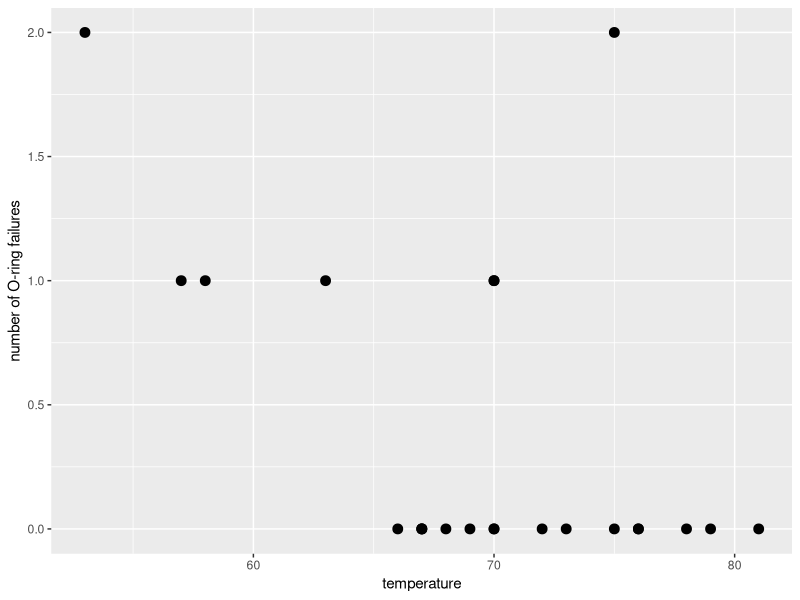

Reproduce this figure in R.
# O-ring failure
library(ggplot2)
nfailures <- c(0, 1, 0, 0, 0, 0, 0, 0, 1, 1, 1, 0, 0, 2, 0, 0, 0, 0, 0, 0, 2, 0, 1)
temperature <- c(66, 70, 69, 68, 67, 72, 73, 70, 57, 63, 70, 78, 67, 53, 67, 75, 70, 81, 76, 79, 75, 76, 58)

df <- data.frame(failures = nfailures, temperature = temperature)
ggplot(df) + 
  geom_point(aes(x = temperature, y = failures), size = 3) +
  scale_y_continuous(name = "number of O-ring failures") 
  

failure <- as.numeric(nfailures > 0)
model <- lm(failure ~ temperature)

predict <- 2.9 - 0.037*18

